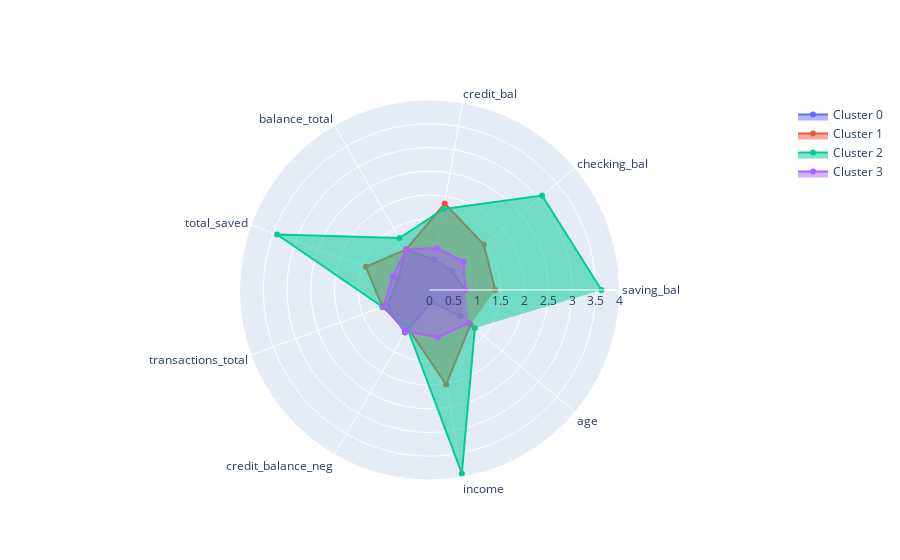

Notebook code for this chart:
### Code cell
categories = df_data_graph.columns.to_list()
fig = go.Figure()

i=0
for index, series in df_data_graph.iterrows():
    r = []
    r.append(series.values)
    
    fig.add_trace(go.Scatterpolar(
        r=r[0],
        theta=categories,
        fill='toself',
        name=f'Cluster {i}'))
    i+=1

fig.update_layout(
  polar=dict(
    radialaxis=dict(
      visible=True,
      range=[0, 4]
    )),
  showlegend=True)
  
fig.show()

### Figure 1 — Plotly figure (JSON) as saved in the notebook; plotly's stock layout.template omitted (floating-point values rounded to 4 significant figures)
{"data": [{"fill": "toself", "name": "Cluster 0", "r": [0.7469, 0.6228, 0.6459, 0.9896, 0.6983, 0.9484, 1.034, 0.2615, 0.8602], "theta": ["saving_bal", "checking_bal", "credit_bal", "balance_total", "total_saved", "transactions_total", "credit_balance_neg", "income", "age"], "type": "scatterpolar"}, {"fill": "toself", "name": "Cluster 1", "r": [1.385, 1.491, 1.848, 0.9846, 1.427, 1.052, 0.9184, 2.022, 1.128], "theta": ["saving_bal", "checking_bal", "credit_bal", "balance_total", "total_saved", "transactions_total", "credit_balance_neg", "income", "age"], "type": "scatterpolar"}, {"fill": "toself", "name": "Cluster 2", "r": [3.62, 3.095, 1.734, 1.265, 3.414, 1.049, 0.9294, 3.92, 1.247], "theta": ["saving_bal", "checking_bal", "credit_bal", "balance_total", "total_saved", "transactions_total", "credit_balance_neg", "income", "age"], "type": "scatterpolar"}, {"fill": "toself", "name": "Cluster 3", "r": [0.7531, 0.9358, 0.8987, 0.9849, 0.8247, 1.034, 1.01, 1.009, 1.082], "theta": ["saving_bal", "checking_bal", "credit_bal", "balance_total", "total_saved", "transactions_total", "credit_balance_neg", "income", "age"], "type": "scatterpolar"}], "layout": {"polar": {"radialaxis": {"range": [0, 4], "visible": true}}, "showlegend": true}}
